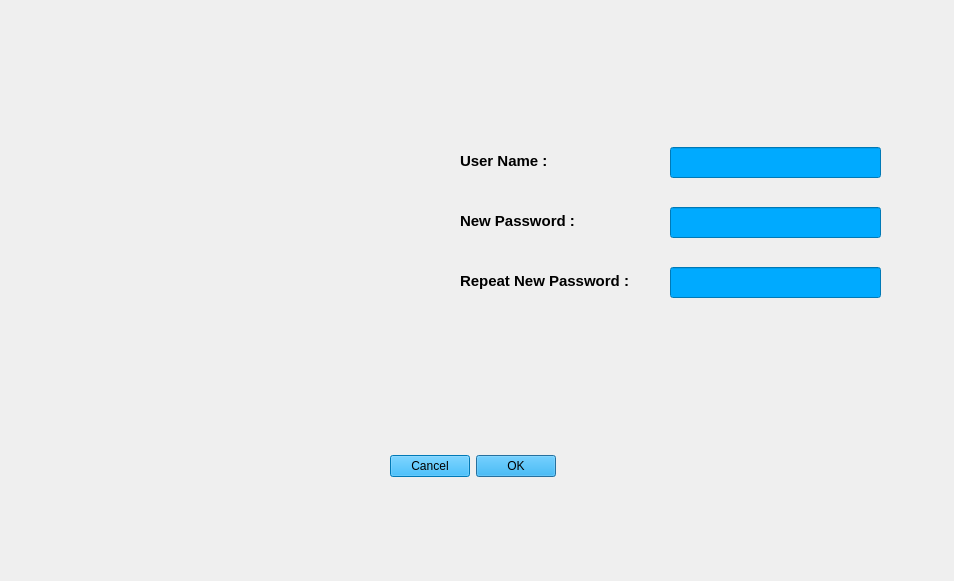
<?xml version="1.0" encoding="UTF-8"?>
<ui version="4.0">
 <class>forget_password</class>
 <widget class="QDialog" name="forget_password">
  <property name="geometry">
   <rect>
    <x>0</x>
    <y>0</y>
    <width>954</width>
    <height>581</height>
   </rect>
  </property>
  <property name="windowTitle">
   <string>Dialog</string>
  </property>
  <property name="styleSheet">
   <string notr="true">background-image: url(:/new/prefix1/forget.png);</string>
  </property>
  <widget class="QDialogButtonBox" name="buttonBox">
   <property name="geometry">
    <rect>
     <x>390</x>
     <y>450</y>
     <width>201</width>
     <height>32</height>
    </rect>
   </property>
   <property name="layoutDirection">
    <enum>Qt::RightToLeft</enum>
   </property>
   <property name="styleSheet">
    <string notr="true">background-image: url();
color: rgb(0, 0, 0);
background-color: rgb(0, 170, 255);</string>
   </property>
   <property name="orientation">
    <enum>Qt::Horizontal</enum>
   </property>
   <property name="standardButtons">
    <set>QDialogButtonBox::Cancel|QDialogButtonBox::Ok</set>
   </property>
  </widget>
  <widget class="QLineEdit" name="lineEdit_username">
   <property name="geometry">
    <rect>
     <x>670</x>
     <y>147</y>
     <width>211</width>
     <height>31</height>
    </rect>
   </property>
   <property name="font">
    <font>
     <pointsize>11</pointsize>
    </font>
   </property>
   <property name="styleSheet">
    <string notr="true">background-image: url();
color: rgb(0, 0, 0);
background-color: rgb(0, 170, 255);</string>
   </property>
  </widget>
  <widget class="QLineEdit" name="lineEdit_new_password">
   <property name="geometry">
    <rect>
     <x>670</x>
     <y>207</y>
     <width>211</width>
     <height>31</height>
    </rect>
   </property>
   <property name="font">
    <font>
     <pointsize>11</pointsize>
    </font>
   </property>
   <property name="styleSheet">
    <string notr="true">background-image: url();
color: rgb(0, 0, 0);
background-color: rgb(0, 170, 255);</string>
   </property>
  </widget>
  <widget class="QLineEdit" name="lineEdit_repeat_password">
   <property name="geometry">
    <rect>
     <x>670</x>
     <y>267</y>
     <width>211</width>
     <height>31</height>
    </rect>
   </property>
   <property name="font">
    <font>
     <pointsize>11</pointsize>
    </font>
   </property>
   <property name="styleSheet">
    <string notr="true">background-image: url();
color: rgb(0, 0, 0);
background-color: rgb(0, 170, 255);
</string>
   </property>
  </widget>
  <widget class="QLabel" name="label_4">
   <property name="geometry">
    <rect>
     <x>460</x>
     <y>200</y>
     <width>151</width>
     <height>41</height>
    </rect>
   </property>
   <property name="font">
    <font>
     <family>Segoe UI</family>
     <pointsize>11</pointsize>
     <bold>true</bold>
    </font>
   </property>
   <property name="styleSheet">
    <string notr="true">background-image: url();
background-color: rgb();</string>
   </property>
   <property name="text">
    <string>New Password :</string>
   </property>
  </widget>
  <widget class="QLabel" name="label_5">
   <property name="geometry">
    <rect>
     <x>460</x>
     <y>260</y>
     <width>231</width>
     <height>41</height>
    </rect>
   </property>
   <property name="font">
    <font>
     <family>Segoe UI</family>
     <pointsize>11</pointsize>
     <bold>true</bold>
    </font>
   </property>
   <property name="styleSheet">
    <string notr="true">background-image: url();
background-color: rgb();</string>
   </property>
   <property name="text">
    <string>Repeat New Password :</string>
   </property>
  </widget>
  <widget class="QLabel" name="label_3">
   <property name="geometry">
    <rect>
     <x>460</x>
     <y>140</y>
     <width>111</width>
     <height>41</height>
    </rect>
   </property>
   <property name="font">
    <font>
     <family>Segoe UI</family>
     <pointsize>11</pointsize>
     <bold>true</bold>
    </font>
   </property>
   <property name="styleSheet">
    <string notr="true">background-image: url();
background-color: rgb();</string>
   </property>
   <property name="text">
    <string>User Name :</string>
   </property>
  </widget>
 </widget>
 <resources/>
 <connections>
  <connection>
   <sender>buttonBox</sender>
   <signal>accepted()</signal>
   <receiver>forget_password</receiver>
   <slot>accept()</slot>
   <hints>
    <hint type="sourcelabel">
     <x>248</x>
     <y>254</y>
    </hint>
    <hint type="destinationlabel">
     <x>157</x>
     <y>274</y>
    </hint>
   </hints>
  </connection>
  <connection>
   <sender>buttonBox</sender>
   <signal>rejected()</signal>
   <receiver>forget_password</receiver>
   <slot>reject()</slot>
   <hints>
    <hint type="sourcelabel">
     <x>316</x>
     <y>260</y>
    </hint>
    <hint type="destinationlabel">
     <x>286</x>
     <y>274</y>
    </hint>
   </hints>
  </connection>
 </connections>
</ui>
